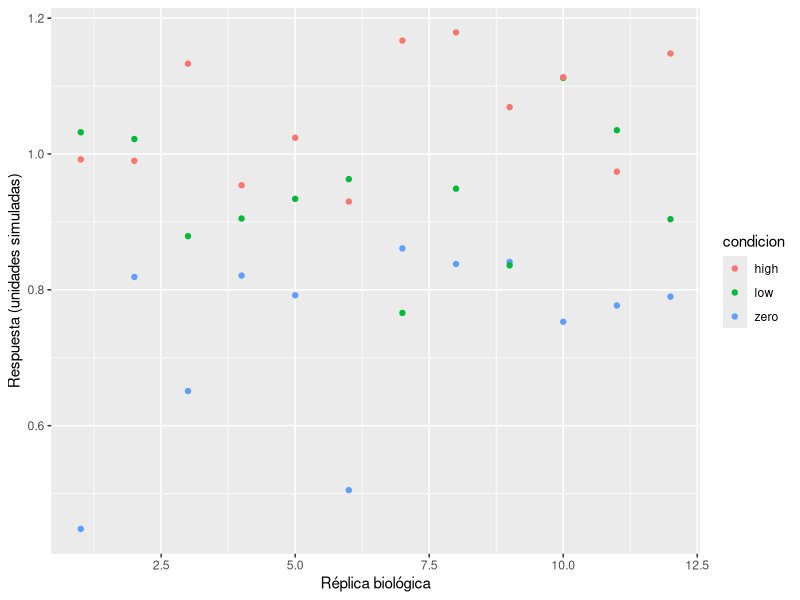
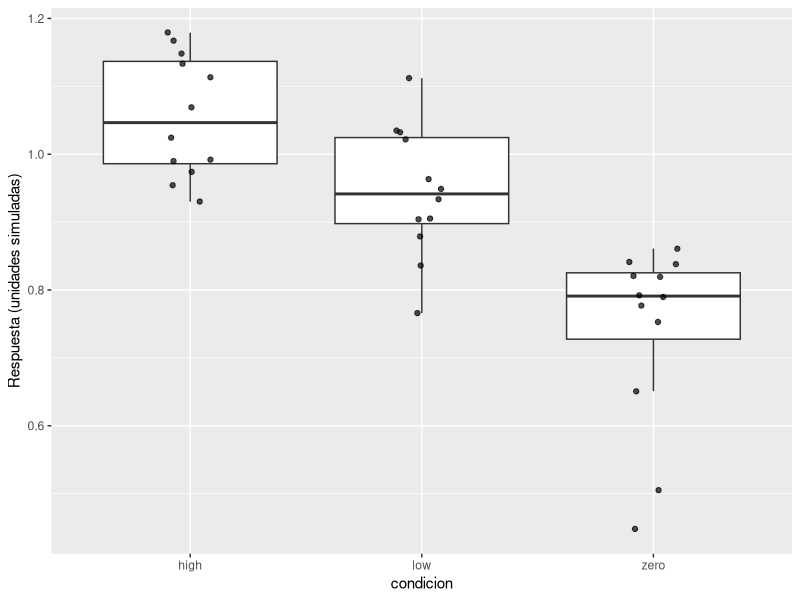

Source code (R) for these figures, in order:
# Semana 09 — HarvardX VI: ggplot2
# Ejecuta desde la raíz del proyecto .Rproj.
# Pruebas y datos exclusivamente didácticos/sintéticos.

# Clase 1: Gramática de gráficos
if (requireNamespace("ggplot2", quietly=TRUE)) {
  d <- read.csv("datos/experimento_fenotipo_sintetico.csv")
  p <- ggplot2::ggplot(d, ggplot2::aes(replica_biologica, respuesta,
                                       color=condicion)) + ggplot2::geom_point() +
       ggplot2::labs(x="Réplica biológica",y="Respuesta (unidades simuladas)")
  print(p)
} else message("Instala ggplot2: install.packages('ggplot2')")

# Clase 2: Boxplots y facetas
if (requireNamespace("ggplot2", quietly=TRUE)) {
  d <- read.csv("datos/experimento_fenotipo_sintetico.csv")
  p <- ggplot2::ggplot(d, ggplot2::aes(condicion, respuesta)) +
       ggplot2::geom_boxplot(outlier.shape=NA) +
       ggplot2::geom_jitter(width=.12, alpha=.7) +
       ggplot2::labs(y="Respuesta (unidades simuladas)")
  print(p)
} else message("Instala ggplot2: install.packages('ggplot2')")

# Clase 3: Exportación y diseño
if (requireNamespace("ggplot2", quietly=TRUE)) {
  d <- read.csv("datos/experimento_fenotipo_sintetico.csv")
  p <- ggplot2::ggplot(d,ggplot2::aes(condicion,respuesta)) +
       ggplot2::geom_boxplot() +
       ggplot2::labs(x="Condición",y="Respuesta (unidades simuladas)")
  ggplot2::ggsave("figura_semana09.png",p,width=7,height=4,dpi=300)
} else message("Instala ggplot2: install.packages('ggplot2')")

# DESAFÍO: completa mi-trabajo.R con tu propia explicación y código.
